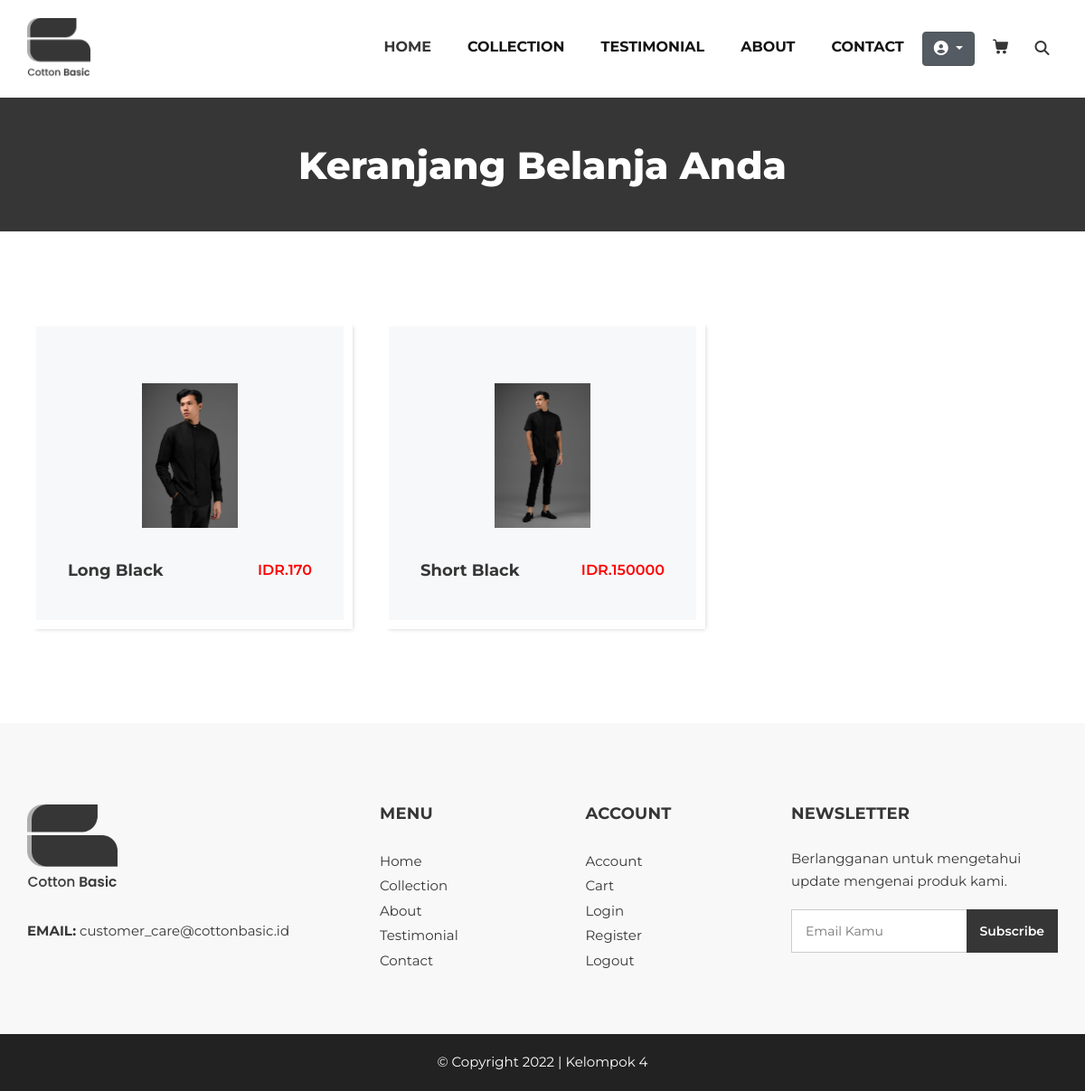
The page /cart/1/ (signed in) on the database its author committed.
### base/models.py (models this page shows, shortened)
class Product(models.Model):
    name = models.CharField(max_length=100)
    price = models.IntegerField()
    created = models.DateTimeField(auto_now_add = True)
    updated = models.DateTimeField(auto_now = True)
    image = models.ImageField(upload_to='images/', blank=True, null=True)

### base/views.py (the view)
# urls.py: path('cart/<str:pk>/', views.cart, name='cart'),
@login_required(login_url='login')
def cart(request, pk):
    cart = Cart.objects.get(id=pk)
    product = cart.products.all()
    if request.user != cart.customer:
        return redirect('home')
    if request.method == 'POST':
        product = cart.products.get(id=request.POST['delete'])
        cart.products.remove(product)
        return redirect('cart', request.user.id)
    context = {
        'products' : product,
    }
    return render(request, 'base/cart.html', context)

### base/templates/base/cart.html (shortened to what this page needs)
{% extends 'base.html' %}
{% block content %}
<section class="inner_page_head">
    <div class="container_fuild">
        <div class="row">
            <div class="col-md-12">
                <div class="full">
                    <h3>Keranjang Belanja Anda</h3>
                </div>
            </div>
        </div>
    </div>
</section>
<section class="product_section layout_padding">
    <div class="container">
        <div class="row">
            {% if products %}
            {% for product in products %}
            <div class="col-sm-6 col-md-4 col-lg-4">
                <div class="box">
                    <div class="img-box">
                        <img src="{{product.image.url}}" alt="1">
                    </div>
                    <div class="detail-box ">
                        <h5>
                            {{product.name}}
                        </h5>
                        <br>
                        <h6 style="color: red;">
                            IDR.{{product.price}}
                        </h6>
                    </div>
                </div>
            </div>
            {% endfor %}
            {% endif %}
        </div>
    </div>
    </div>
{% endblock content %}

### static/css/style.css (style rules this page uses)
* { box-sizing: border-box; }
body { font-family: 'Montserrat', sans-serif; color: #363636; background-color: #ffffff; overflow-x: hidden; }
.layout_padding { padding: 70px 0; }
.product_section .box { position: relative; margin-top: 25px; padding: 35px 35px; background-color: #f7f8f9; -webkit-transition: all .3s; transition: all .3s; overflow: hidden; box-shadow: 5px 5px 5px -5px rgba(0, 0, 0, .2); border: solid #fff 10px; }
.product_section .box .img-box { display: -webkit-box; display: -ms-flexbox; display: flex; -webkit-box-pack: center; -ms-flex-pack: center; justify-content: center; -webkit-box-align: center; -ms-flex-align: center; align-items: center; height: 215px; }
.product_section .box .img-box img { max-width: 100%; max-height: 160px; -webkit-transition: all .3s; transition: all .3s; }
.product_section .box .detail-box { text-align: center; display: -webkit-box; display: -ms-flexbox; display: flex; -webkit-box-pack: justify; -ms-flex-pack: justify; justify-content: space-between; }
.product_section .box .detail-box h5 { font-size: 18px; margin-top: 10px; }
.product_section .box .detail-box h6 { margin-top: 10px; color: #363636; font-weight: 600; }
.detail-box h5 { font-size: 21px; font-weight: 700; }
.inner_page_head { background: #363636; text-align: center; color: #fff; padding-top: 50px; padding-bottom: 40px; }
.inner_page_head h3 { font-size: 42px; font-weight: 800; }

### static/css/responsive.css (style rules this page uses)
@media (min-width: 1200px) { .container { max-width: 1170px; } }

### rows shown on the page
Product: image (picture), name "Long Black", price "170"
Product: image (picture), name "Short Black", price "150000"
